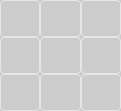
   <widget class="QFrame" name="frame_3">
    <property name="geometry">
     <rect>
      <x>190</x>
      <y>350</y>
      <width>121</width>
      <height>111</height>
     </rect>
    </property>
    <property name="styleSheet">
     <string notr="true">background: #ccc;</string>
    </property>
    <property name="frameShape">
     <enum>QFrame::StyledPanel</enum>
    </property>
    <property name="frameShadow">
     <enum>QFrame::Raised</enum>
    </property>
    <widget class="QWidget" name="gridLayoutWidget_6">
     <property name="geometry">
      <rect>
       <x>0</x>
       <y>0</y>
       <width>121</width>
       <height>111</height>
      </rect>
     </property>
     <layout class="QGridLayout" name="gridLayout_6">
      <property name="spacing">
       <number>0</number>
      </property>
      <item row="0" column="1">
       <widget class="QLabel" name="label_19">
        <property name="styleSheet">
         <string notr="true">border: 1px solid #e6e6e6; border-radius:4px;</string>
        </property>
        <property name="text">
         <string/>
        </property>
        <property name="alignment">
         <set>Qt::AlignCenter</set>
        </property>
       </widget>
      </item>
      <item row="2" column="1">
       <widget class="QLabel" name="label_20">
        <property name="styleSheet">
         <string notr="true">border: 1px solid #e6e6e6; border-radius:4px;</string>
        </property>
        <property name="text">
         <string/>
        </property>
        <property name="alignment">
         <set>Qt::AlignCenter</set>
        </property>
       </widget>
      </item>
      <item row="1" column="0">
       <widget class="QLabel" name="label_21">
        <property name="styleSheet">
         <string notr="true">border: 1px solid #e6e6e6; border-radius:4px;</string>
        </property>
        <property name="text">
         <string/>
        </property>
        <property name="alignment">
         <set>Qt::AlignCenter</set>
        </property>
       </widget>
      </item>
      <item row="0" column="0">
       <widget class="QLabel" name="label_22">
        <property name="styleSheet">
         <string notr="true">border: 1px solid #e6e6e6; border-radius:4px;</string>
        </property>
        <property name="text">
         <string/>
        </property>
        <property name="alignment">
         <set>Qt::AlignCenter</set>
        </property>
       </widget>
      </item>
      <item row="2" column="0">
       <widget class="QLabel" name="label_23">
        <property name="styleSheet">
         <string notr="true">border: 1px solid #e6e6e6; border-radius:4px;</string>
        </property>
        <property name="text">
         <string/>
        </property>
        <property name="alignment">
         <set>Qt::AlignCenter</set>
        </property>
       </widget>
      </item>
      <item row="1" column="1">
       <widget class="QLabel" name="label_24">
        <property name="styleSheet">
         <string notr="true">border: 1px solid #e6e6e6; border-radius:4px;</string>
        </property>
        <property name="text">
         <string/>
        </property>
        <property name="alignment">
         <set>Qt::AlignCenter</set>
        </property>
       </widget>
      </item>
      <item row="0" column="2">
       <widget class="QLabel" name="label_25">
        <property name="styleSheet">
         <string notr="true">border: 1px solid #e6e6e6; border-radius:4px;</string>
        </property>
        <property name="text">
         <string/>
        </property>
        <property name="alignment">
         <set>Qt::AlignCenter</set>
        </property>
       </widget>
      </item>
      <item row="1" column="2">
       <widget class="QLabel" name="label_26">
        <property name="styleSheet">
         <string notr="true">border: 1px solid #e6e6e6; border-radius:4px;</string>
        </property>
        <property name="text">
         <string/>
        </property>
        <property name="alignment">
         <set>Qt::AlignCenter</set>
        </property>
       </widget>
      </item>
      <item row="2" column="2">
       <widget class="QLabel" name="label_27">
        <property name="styleSheet">
         <string notr="true">border: 1px solid #e6e6e6; border-radius:4px;</string>
        </property>
        <property name="text">
         <string/>
        </property>
        <property name="alignment">
         <set>Qt::AlignCenter</set>
        </property>
       </widget>
      </item>
     </layout>
    </widget>
   </widget>
